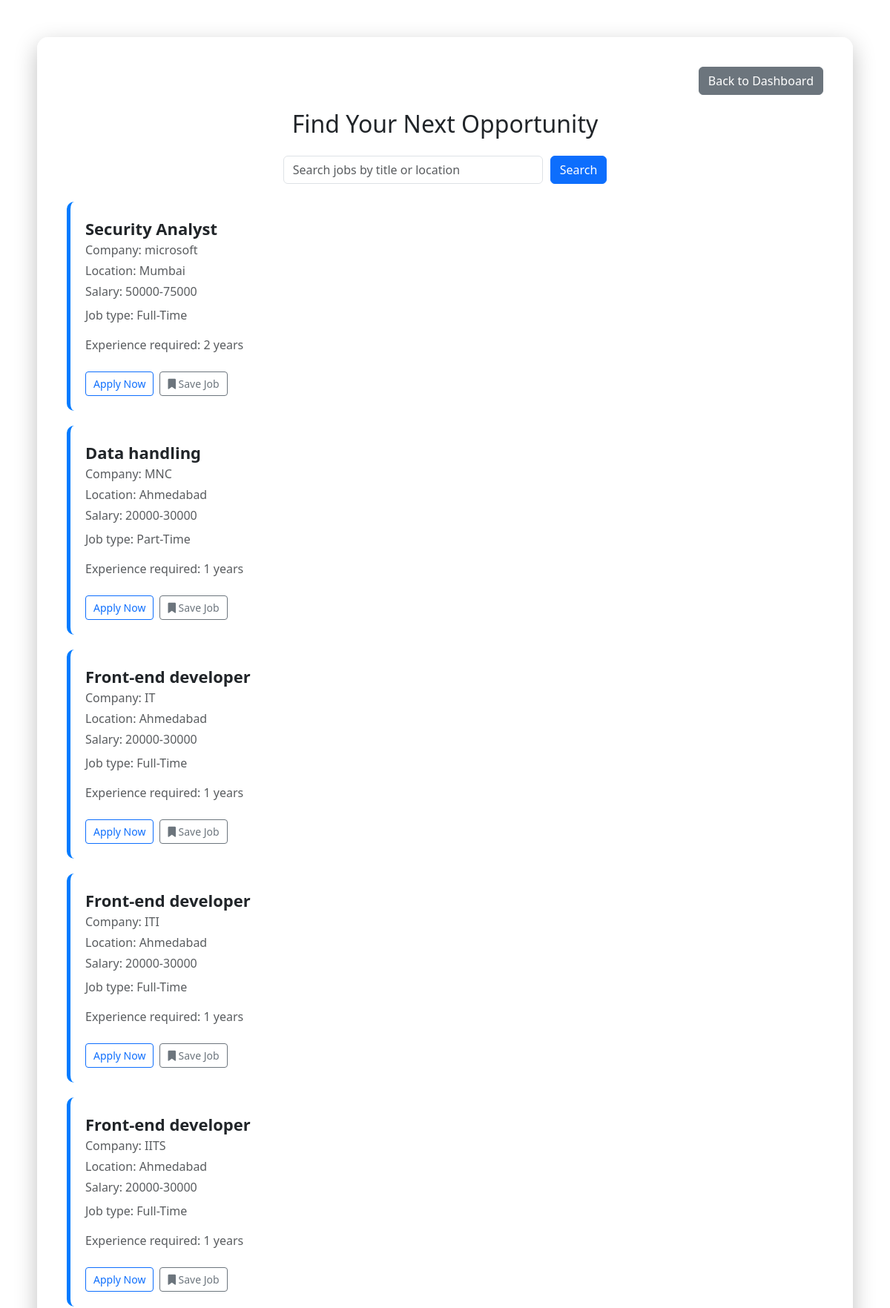
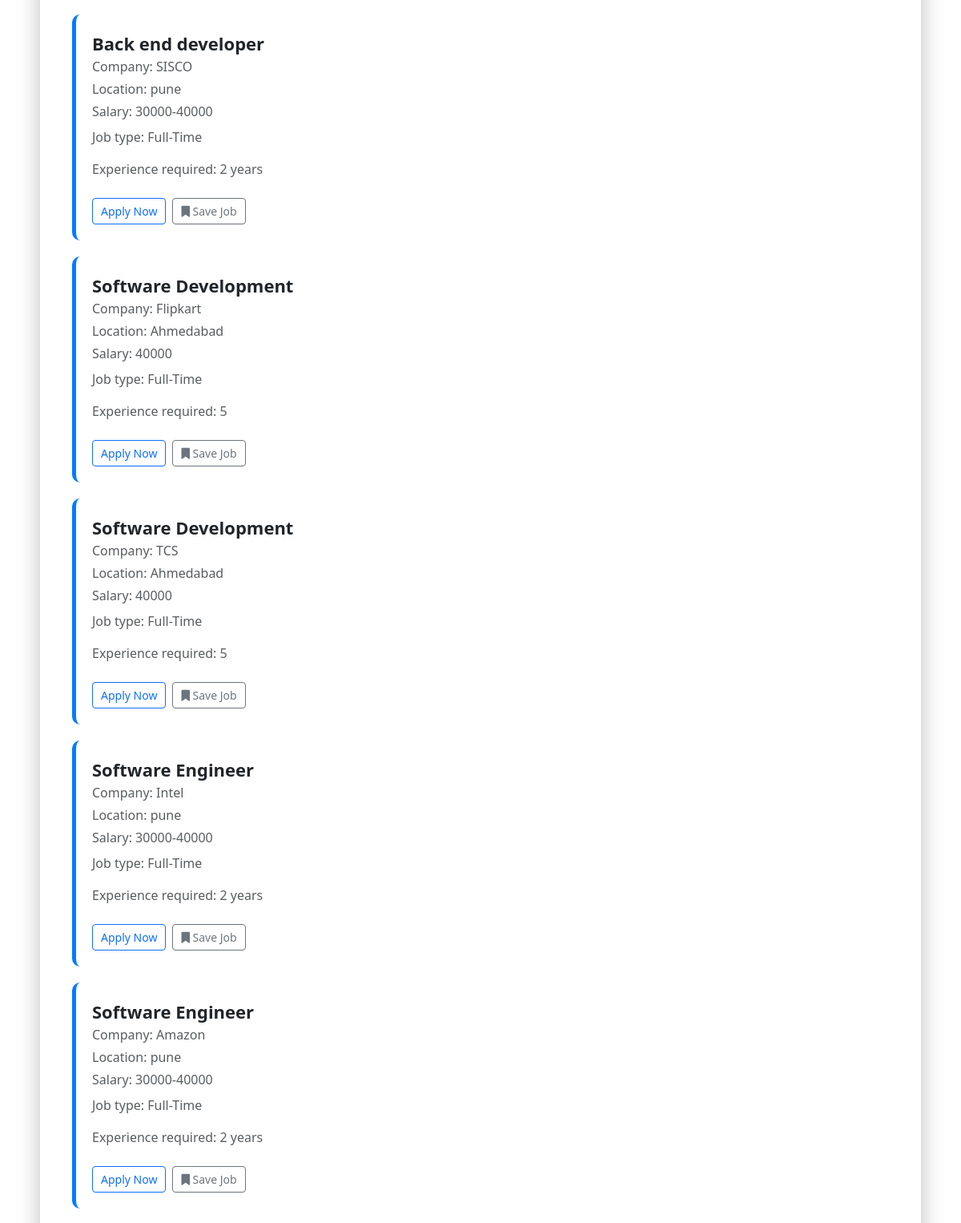
The app's page /jobseeker/view-jobs.php (signed in, upper part) with its own data (2 pictures, top to bottom).
### tables this page shows
CREATE TABLE `jobs` (
  `id` int(11) NOT NULL,
  `employer_id` int(11) NOT NULL,
  `title` varchar(255) NOT NULL,
  `description` text NOT NULL,
  `location` varchar(100) DEFAULT NULL,
  `salary_range` varchar(50) DEFAULT NULL,
  `job_type` enum('Full-Time','Part-Time','Internship','Remote') DEFAULT NULL,
  `experience_required` varchar(100) DEFAULT NULL,
  `skills_required` text DEFAULT NULL,
  `created_at` timestamp NOT NULL DEFAULT current_timestamp(),
  `company_name` varchar(255) DEFAULT NULL,
  `tags` varchar(255) DEFAULT NULL
);

### jobseeker/view-jobs.php (the view, shortened to what this page needs)
<?php
include("../config.php");
$jobseeker_id = $_SESSION['userid'];
$search = isset($_GET['search']) ? $conn->real_escape_string($_GET['search']) : '';
$jobs_query = !empty($search)
    ? "SELECT * FROM jobs WHERE title LIKE '%$search%' OR location LIKE '%$search%'"
    : "SELECT * FROM jobs";
$jobs_result = $conn->query($jobs_query);
?>
<!DOCTYPE html>
<html>
<head>
    <link href="https://cdn.jsdelivr.net/npm/bootstrap@5.3.0/dist/css/bootstrap.min.css" rel="stylesheet">
    <link rel="stylesheet" href="https://cdnjs.cloudflare.com/ajax/libs/font-awesome/6.1.1/css/all.min.css">
</head>
<body>
<div class="container container-box">
    <div class="d-flex justify-content-end back-button-container">
        <a href="jobseeker-dashboard.php" class="btn btn-secondary">Back to Dashboard</a>
    </div>
    <h2 class="text-center text-dark mb-4">Find Your Next Opportunity</h2>
    <form method="GET" class="d-flex justify-content-center mb-4 search-box">
        <input type="text" name="search" class="form-control" placeholder="Search jobs by title or location" value="<?= htmlspecialchars($search) ?>">
        <button type="submit" class="btn btn-primary">Search</button>
    </form>
    <?php if ($jobs_result && $jobs_result->num_rows > 0): ?>
        <div id="jobList">
        <?php while ($job = $jobs_result->fetch_assoc()): ?>
            <?php
            $job_id = $job['id'];
            $applied_stmt = $conn->prepare("SELECT id FROM applications WHERE job_id = ? AND user_id = ?");
            $applied_stmt->bind_param("ii", $job_id, $jobseeker_id);
            $applied_stmt->execute();
            $applied_result = $applied_stmt->get_result();
            $is_applied = $applied_result->num_rows > 0;
            ?>
            <div class="job-card">
                <div class="job-title"><?= htmlspecialchars($job['title']); ?></div>
                <p class="text-muted mb-1">Company: <?= htmlspecialchars($job['company_name'] ?? 'N/A'); ?></p>
                <p class="text-muted mb-1">Location: <?= htmlspecialchars($job['location']); ?></p>
                <p class="text-muted mb-2">Salary: <?= htmlspecialchars($job['salary_range']); ?></p>
                <p class="text-muted mb-3">Job type: <?= htmlspecialchars($job['job_type']); ?></p>
                <p class="text-muted mb-4">Experience required: <?= htmlspecialchars($job['experience_required']); ?></p>
                <?php
                $saved_stmt = $conn->prepare("SELECT id FROM saved_jobs WHERE job_id = ? AND user_id = ?");
                $saved_stmt->bind_param("ii", $job_id, $jobseeker_id);
                $saved_stmt->execute();
                $saved_result = $saved_stmt->get_result();
                $is_saved = $saved_result->num_rows > 0;
                ?>
                <div class="d-flex align-items-center">
                    <?php if ($is_applied): ?>
                        <button class="btn btn-success btn-sm me-2" disabled>Applied</button>
                    <?php else: ?>
                        <a href='apply.php?job_id=<?= $job_id; ?>' class='btn btn-outline-primary btn-sm me-2'>Apply Now</a>
                    <?php endif; ?>
                    <?php if ($is_saved): ?>
                        <a href='save_job.php?job_id=<?= $job_id; ?>&action=unsave' class='btn btn-warning btn-sm'>
                            <i class="fa fa-bookmark"></i> Unsave
                        </a>
                    <?php else: ?>
                        <a href='save_job.php?job_id=<?= $job_id; ?>&action=save' class='btn btn-outline-secondary btn-sm'>
                            <i class="fa fa-bookmark"></i> Save Job
                        </a>
                    <?php endif; ?>
                </div>
            </div>
        <?php endwhile; ?>
        </div>
    <?php else: ?>
        <div class="alert alert-warning text-center">No jobs found.</div>
    <?php endif; ?>
</div>
</body>
</html>

### jobseeker/view-jobs.php (style rules this page uses)
body { background: url('https://images.unsplash.com/photo-1581091870622-2c1f1a3fd3d5') no-repeat center center fixed; background-size: cover; font-family: 'Segoe UI', Tahoma, Geneva, Verdana, sans-serif; }
.container-box { background: rgba(255, 255, 255, 0.97); padding: 40px; border-radius: 15px; max-width: 1100px; margin: 50px auto; box-shadow: 0 10px 30px rgba(0,0,0,0.25); }
.job-card { border-left: 5px solid #007bff; padding: 20px; margin-bottom: 20px; background: #fff; border-radius: 10px; transition: 0.3s; }
.job-title { font-size: 22px; font-weight: bold; color: #212529; }
.search-box input { width: 350px; margin-right: 10px; }
.btn-sm { font-size: 14px; padding: 5px 10px; }
.back-button-container { margin-bottom: 20px; }

### records on screen
jobs: title "Security Analyst", company_name "microsoft", location "Mumbai", salary_range "50000-75000", job_type "Full-Time", experience_required "2 years"
jobs: title "Data handling", company_name "MNC", location "Ahmedabad", salary_range "20000-30000", job_type "Part-Time", experience_required "1 years"
jobs: title "Front-end developer", company_name "IT", location "Ahmedabad", salary_range "20000-30000", job_type "Full-Time", experience_required "1 years"
jobs: title "Front-end developer", company_name "ITI", location "Ahmedabad", salary_range "20000-30000", job_type "Full-Time", experience_required "1 years"
jobs: title "Front-end developer", company_name "IITS", location "Ahmedabad", salary_range "20000-30000", job_type "Full-Time", experience_required "1 years"
jobs: title "Back end developer", company_name "SISCO", location "pune", salary_range "30000-40000", job_type "Full-Time", experience_required "2 years"
jobs: title "Software Development", company_name "Flipkart", location "Ahmedabad", salary_range "40000", job_type "Full-Time", experience_required "5"
jobs: title "Software Development", company_name "TCS", location "Ahmedabad", salary_range "40000", job_type "Full-Time", experience_required "5"
jobs: title "Software Engineer", company_name "Intel", location "pune", salary_range "30000-40000", job_type "Full-Time", experience_required "2 years"
jobs: title "Software Engineer", company_name "Amazon", location "pune", salary_range "30000-40000", job_type "Full-Time", experience_required "2 years"
